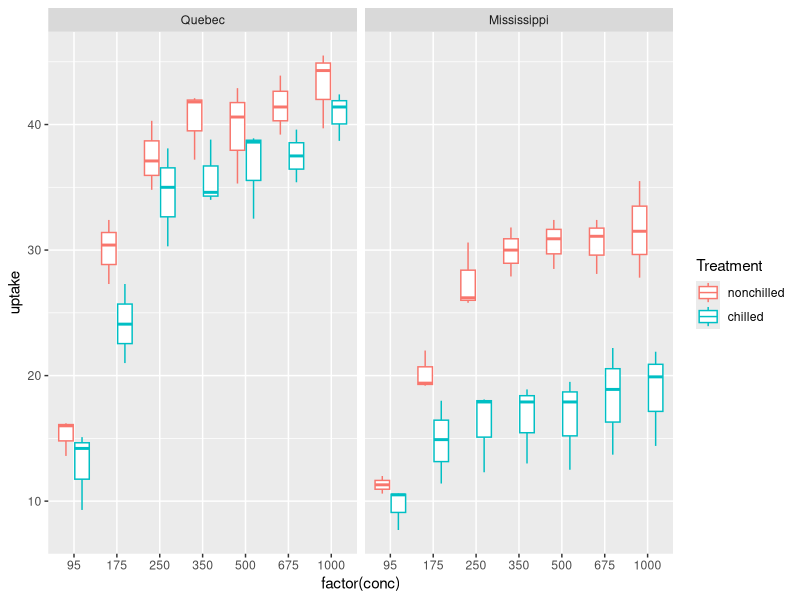
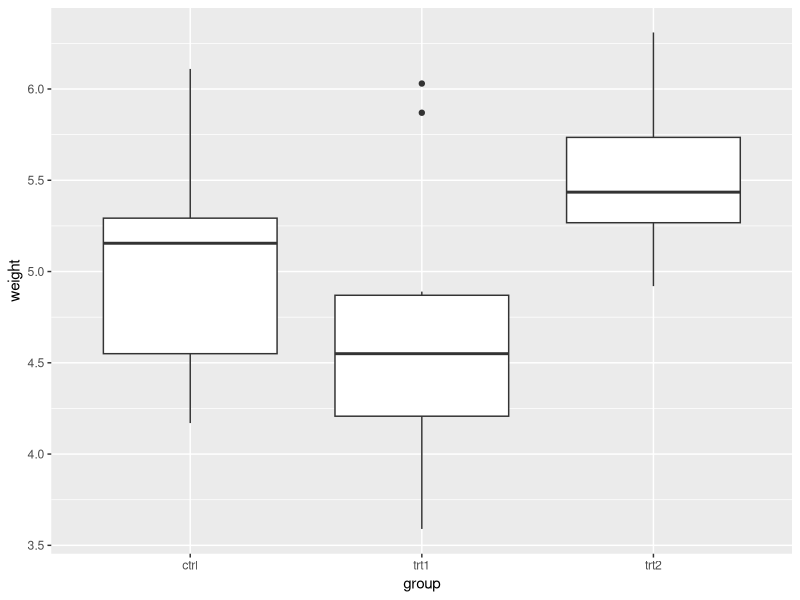
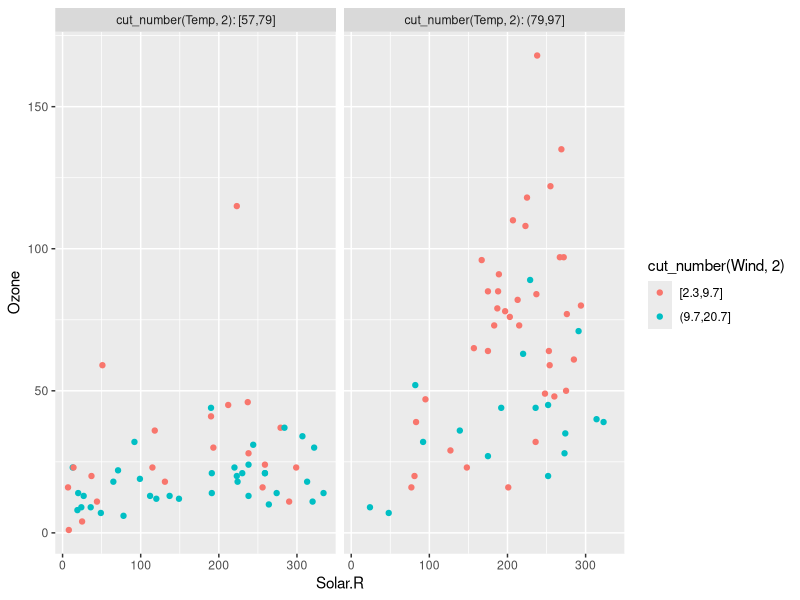
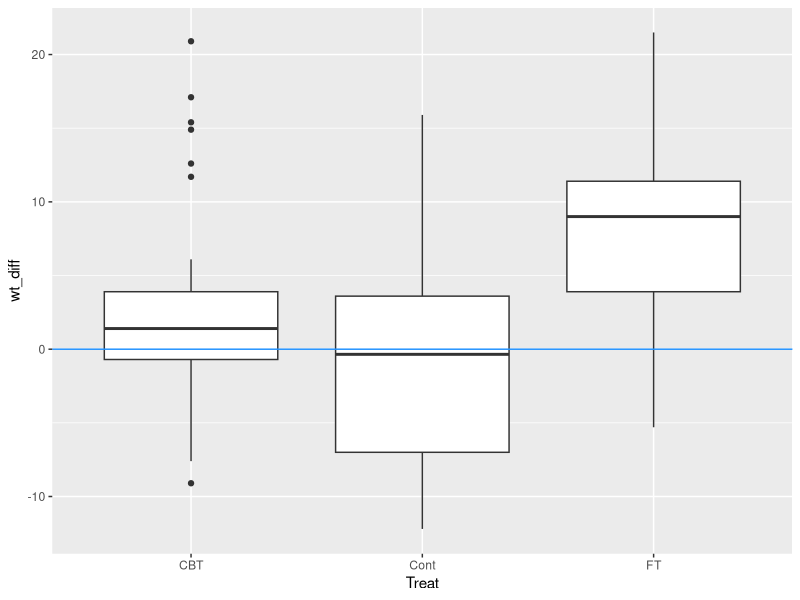

Write the R code that produced these figures, in order.
## ---- chunk 1
library(caret)
library(MASS)
library(tidyverse)
## ---- chunk 2
carbo2 = as_tibble(CO2)
## ---- chunk 3
ggplot(carbo2, aes(factor(conc), uptake)) +
  geom_boxplot(aes(color = Treatment)) +
  facet_wrap( ~ Type)

## ---- chunk 4
carbo2 %>% group_by(Type, Treatment, conc) %>%
  summarise(mean_uptake = round(mean(uptake), 2)) %>%
  arrange(mean_uptake) %>% knitr::kable(caption = "Ordered by increasing mean uptake ")
  
## ---- chunk 5
plantgrowth = as_tibble(PlantGrowth)
## ---- chunk 6
ggplot(plantgrowth, aes(group, weight)) +
  geom_boxplot()
## ---- chunk 7
plantgrowth %>% group_by(group) %>%
  summarize(mean_wt = mean(weight)) %>% knitr::kable()
## ---- chunk 8
nyair = as_tibble(na.omit(airquality))
## ---- chunk 9
#featurePlot(x = nyair[c("Temp", "Solar.R", "Wind")], y = nyair$Ozone)
ggplot(nyair, aes(Solar.R, Ozone)) +
  geom_point(aes(color = cut_number(Wind, 2))) +
  facet_wrap( ~ cut_number(Temp, 2), labeller = label_both) 
## ---- chunk 10
nyair %>% group_by(Month) %>%
  summarize(mean_temp = mean(Temp),
            mean_wind = mean(Wind),
            mean_soloarR = mean(Solar.R),
            mean_ozone = mean(Ozone)) %>%
  arrange(mean_ozone) %>% knitr::kable()
## ---- chunk 11
anorWtChg = as_tibble(anorexia)
## ---- chunk 12
anorWtChg %>% mutate(wt_diff = Postwt - Prewt) %>%
  ggplot(aes(Treat, wt_diff)) +
    geom_boxplot() +
    geom_hline(yintercept = 0, color = "dodgerblue")
## ---- chunk 13
anorWtChg %>% mutate(wt_diff = Postwt - Prewt) %>%
  group_by(Treat) %>% summarize(n_patients = n(), mean_wt_diff = mean(wt_diff),
                                sd_wt_diff = sd(wt_diff)) %>% knitr::kable()
